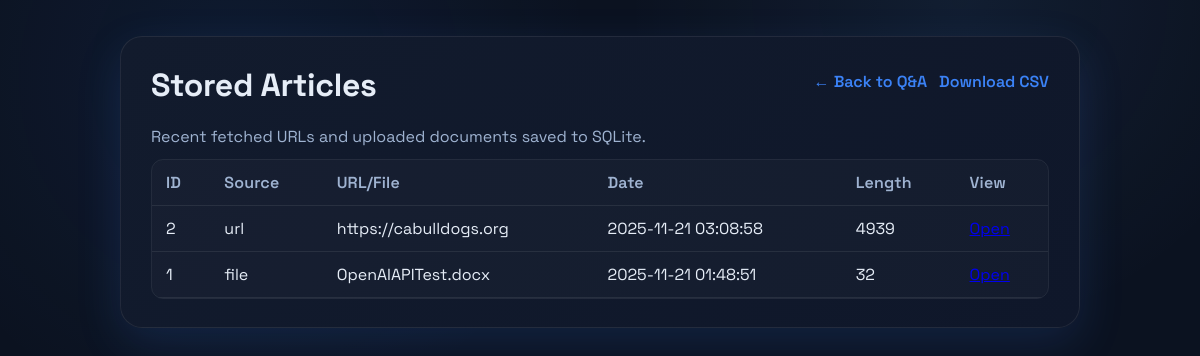
/stored, run on an earlier commit of the app's database.
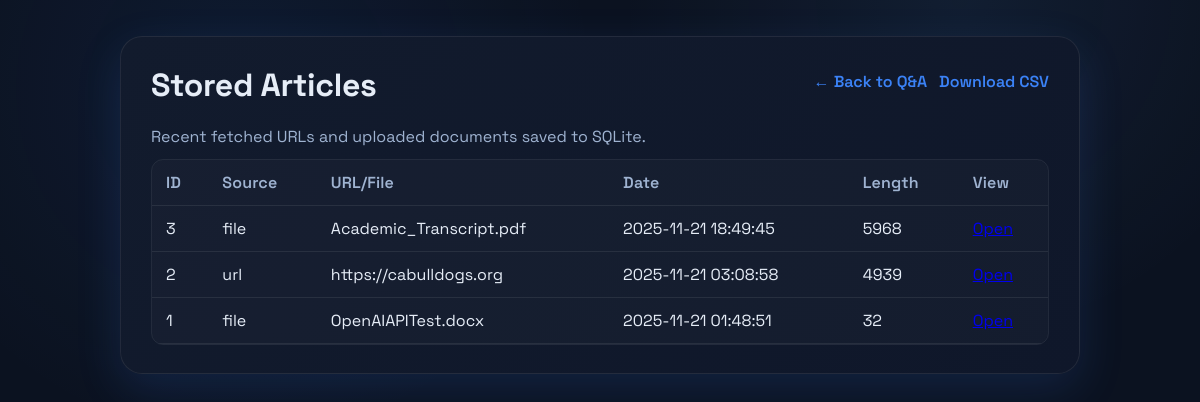
And on a later commit of the database.
### tables this page shows
CREATE TABLE articles (
                id INTEGER PRIMARY KEY AUTOINCREMENT,
                source TEXT NOT NULL,
                url TEXT,
                content TEXT,
                fetched_at TEXT DEFAULT CURRENT_TIMESTAMP
            );

### app.py (the view)
@app.route("/stored")
def stored():
    articles = list_articles(limit=200)
    article_id = request.args.get("id", type=int)
    detail = get_article(article_id) if article_id else None
    return render_template(
        "stored.html",
        articles=articles,
        detail=detail,
    )

### app.py (called while the page is built)
def list_articles(limit: int = 50):
    limit = max(1, min(limit, 500))
    with sqlite3.connect(DB_PATH) as conn:
        conn.row_factory = sqlite3.Row
        rows = conn.execute(
            """
            SELECT id, source, url, fetched_at, length(content) as content_length
            FROM articles
            ORDER BY id DESC
            LIMIT ?
            """,
            (limit,),
        ).fetchall()
        return [dict(r) for r in rows]

@app.before_request
def ensure_session():
    if "session_id" not in session:
        session["session_id"] = str(uuid.uuid4())
    if "history" not in session:
        session["history"] = []

### templates/stored.html (shortened to what this page needs)
<!DOCTYPE html>
<html lang="en">
<head>
  <link rel="stylesheet" href="{{ url_for('static', filename='style.css') }}">
</head>
<body>
  <div class="container">
    <div class="header-row">
      <div>
        <h1>Stored Articles</h1>
        <p class="muted">Recent fetched URLs and uploaded documents saved to SQLite.</p>
      </div>
      <div class="nav-links">
        <a href="{{ url_for('index') }}">← Back to Q&A</a>
        <a href="{{ url_for('stored_export') }}">Download CSV</a>
      </div>
    </div>
    <div class="table-wrapper">
      <table class="data-table">
        <thead>
          <tr>
            <th>ID</th>
            <th>Source</th>
            <th>URL/File</th>
            <th>Date</th>
            <th>Length</th>
            <th>View</th>
          </tr>
        </thead>
        <tbody>
          {% if articles %}
            {% for a in articles %}
              <tr>
                <td>{{ a.id }}</td>
                <td>{{ a.source }}</td>
                <td class="truncate">{{ a.url }}</td>
                <td>{{ a.fetched_at }}</td>
                <td>{{ a.content_length }}</td>
                <td><a href="{{ url_for('stored', id=a.id) }}">Open</a></td>
              </tr>
            {% endfor %}
          {% else %}
            <tr><td colspan="6" class="muted">No stored articles yet.</td></tr>
          {% endif %}
        </tbody>
      </table>
    </div>
  </div>
</body>
</html>

### static/style.css (style rules this page uses)
:root { --bg: #0b1220; --panel: #121b2d; --panel-2: #0f172a; --text: #e6edf7; --muted: #9fb3d1; --accent: #3b82f6; --accent-2: #60a5fa; --border: rgba(255,255,255,0.08); --glow: 0 15px 45px rgba(59,130,246,0.15); }
* { box-sizing: border-box; }
body { font-family: "Space Grotesk", "Segoe UI", sans-serif; background: radial-gradient(circle at 20% 20%, rgba(59,130,246,0.08), transparent 35%), radial-gradient(circle at 80% 0%, rgba(96,165,250,0.08), transparent 32%), var(--bg); color: var(--text); margin: 0; padding: 0 16px 32px; }
.container { max-width: 960px; margin: 36px auto; background: linear-gradient(135deg, var(--panel), var(--panel-2)); padding: 28px 30px; border-radius: 22px; border: 1px solid var(--border); box-shadow: var(--glow); }
h1 { margin-top: 0; font-size: 2rem; letter-spacing: -0.01em; }
.nav-links { display: flex; gap: 12px; align-items: center; margin: 6px 0 16px; }
.nav-links a { color: var(--accent); text-decoration: none; font-weight: 600; }
.header-row { display: flex; justify-content: space-between; gap: 12px; align-items: flex-start; }
.muted { color: var(--muted); margin: 0; }
.table-wrapper { overflow-x: auto; margin-top: 12px; border: 1px solid var(--border); border-radius: 12px; }
.data-table { width: 100%; border-collapse: collapse; min-width: 600px; background: rgba(255,255,255,0.02); }
.data-table th, .data-table td { padding: 12px 14px; border-bottom: 1px solid var(--border); text-align: left; }
.data-table th { color: var(--muted); font-weight: 600; letter-spacing: 0.01em; }
.truncate { max-width: 240px; white-space: nowrap; overflow: hidden; text-overflow: ellipsis; }
p { margin: 6px 0 0; color: var(--text); }

What changed in the data, as far as the page shows it:
added articles: id "3", source "file", url "Academic_Transcript.pdf", fetched_at "2025-11-21 18:49:45", content_length "5968"
